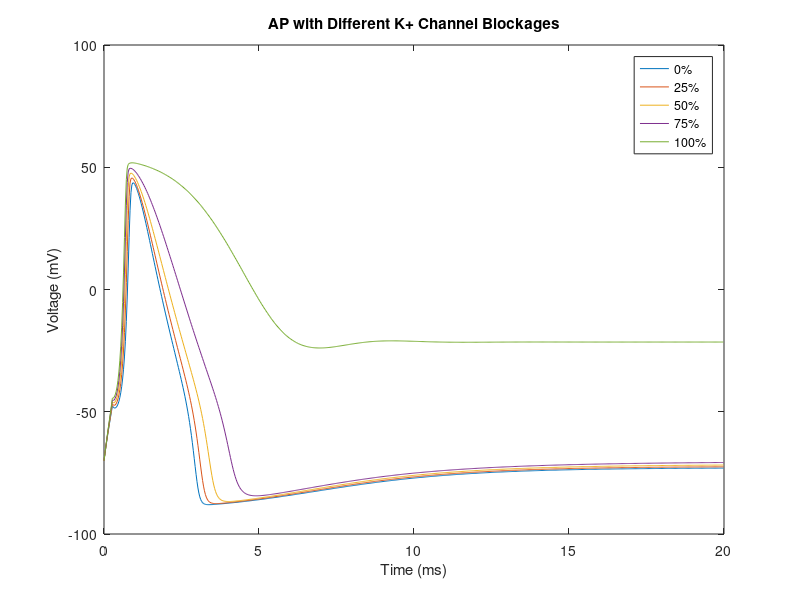

Here is the MATLAB script that generated this plot:
%BME502 Project 1 Dennis McIlhany

clc; clear all;

%constants
dt=.03;
t=0:dt:20;
C=1;
ENa=55;
EK=-90;
EL=-70;
gNabar=120;
gKbar=36;
gL=1;
Iinj=zeros(1,length(t));
Iinj(1:10)=100;
Kb=[1 .75 .5 .25 0];

%preallocate
V=-70*ones(length(Kb),length(t));
m_inf=zeros(1,length(t));
tau_m=zeros(1,length(t));
m=zeros(1,length(t));
m3=zeros(1,length(t));
h_inf=zeros(1,length(t));
tau_h=zeros(1,length(t));
h=zeros(1,length(t));
n_inf=zeros(1,length(t));
tau_n=zeros(1,length(t));
n=zeros(1,length(t));
n4=zeros(1,length(t));
gNa=zeros(1,length(t));
gK=zeros(1,length(t));
INa=zeros(1,length(t));
IK=zeros(1,length(t));
IL=zeros(1,length(t));
IC=zeros(1,length(t));
am=zeros(1,length(t));
bm=zeros(1,length(t));
ah=zeros(1,length(t));
bh=zeros(1,length(t));
an=zeros(1,length(t));
bn=zeros(1,length(t));

%iterations for injected current and time
for w=1:length(Kb);
    for k=1:length(t);
        if k==1;
            an(k)=-.01*(V(w,k)+60)/(exp(-(V(w,k)+60)/10)-1);
            am(k)=-.1*(V(w,k)+45)/(exp(-(V(w,k)+45)/10)-1);
            ah(k)=.07*exp(-(V(w,k)+70)/20);
            bn(k)=.125*exp(-(V(w,k)+70)/80);
            bm(k)=4*exp(-(V(w,k)+70)/18);
            bh(k)=1/(exp(-(V(w,k)+40)/10)+1);
            n_inf(k)=an(k)/(an(k)+bn(k));
            tau_n(k)=1/(an(k)+bn(k));
            h_inf(k)=ah(k)/(ah(k)+bh(k));
            tau_h(k)=1/(ah(k)+bh(k));
            m_inf(k)=am(k)/(am(k)+bm(k));
            tau_m(k)=1/(am(k)+bm(k));
            n(k)=n_inf(k);
            n4(k)=n(k)^4;
            m(k)=m_inf(k);
            h(k)=h_inf(k);
            m3(k)=m(k)^3;
            gNa(k)=m3(k)*h(k)*gNabar;
            gK(k)=Kb(w)*n4(k)*gKbar;
            IK(k)=(V(w,k)-EK)*gK(k);
            INa(k)=(V(w,k)-ENa)*gNa(k);
            IL(k)=(V(w,k)-EL)*gL;
            IC(k)=0;
        else
            n(k)=n(k-1)+dt*((-n(k-1)+n_inf(k-1))/tau_n(k-1));
            m(k)=m(k-1)+dt*((-m(k-1)+m_inf(k-1))/tau_m(k-1));
            h(k)=h(k-1)+dt*((-h(k-1)+h_inf(k-1))/tau_h(k-1));
            n4(k)=n(k)^4;
            m3(k)=m(k)^3;
            gNa(k)=m3(k)*h(k)*gNabar;
            gK(k)=Kb(w)*n4(k)*gKbar;
            V(w,k)=V(w,k-1)+(dt/C)*(Iinj(k)-(gNa(k)+gK(k)+gL)*V(w,k-1)+gNa(k)*ENa+gK(k)*EK+gL*EL);
            if (abs(V(w,k) + 45) <=0.01)
                am(k) = 1;
            else
                am(k)=-.1*(V(w,k)+45)/(exp(-(V(w,k)+45)/10)-1);
            end;
            if (abs(V(w,k) + 60) <=0.01)
                an(k) = .1;
            else
                an(k)=-.01*(V(w,k)+60)/(exp(-(V(w,k)+60)/10)-1);
            end;
            ah(k)=.07*exp(-(V(w,k)+70)/20);
            bn(k)=.125*exp(-(V(w,k)+70)/80);
            bm(k)=4*exp(-(V(w,k)+70)/18);
            bh(k)=1/(exp(-(V(w,k)+40)/10)+1);
            n_inf(k)=an(k)/(an(k)+bn(k));
            tau_n(k)=1/(an(k)+bn(k));
            h_inf(k)=ah(k)/(ah(k)+bh(k));
            tau_h(k)=1/(ah(k)+bh(k));
            m_inf(k)=am(k)/(am(k)+bm(k));
            tau_m(k)=1/(am(k)+bm(k));
            IK(k)=(V(w,k)-EK)*gK(k);
            INa(k)=(V(w,k)-ENa)*gNa(k);
            IL(k)=(V(w,k)-EL)*gL;
            IC(k)=C*(V(w,k)-V(w,k-1))/dt;
        end
    end
end
plot(t,V)
xlabel('Time (ms)')
ylabel('Voltage (mV)')
title('AP with Different K+ Channel Blockages')
legend('0%','25%','50%','75%','100%')
